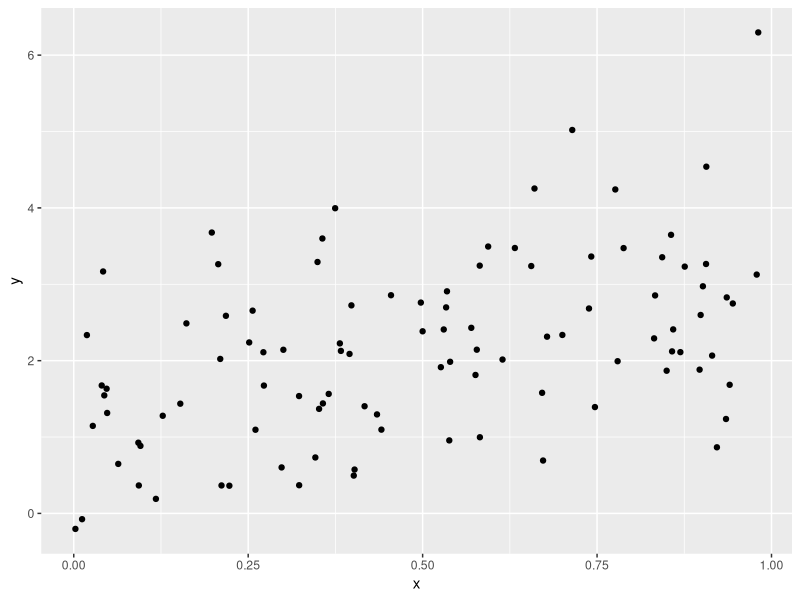

Here is the R script that generated this plot:
## ---- chunk 1
library(tidyverse)

plot_df =
  tibble(
    x = runif(100),
    y = 1 + 2 * x + rnorm(100)
  )

plot_df |> 
  ggplot(aes(x = x, y = y)) + 
  geom_point()
